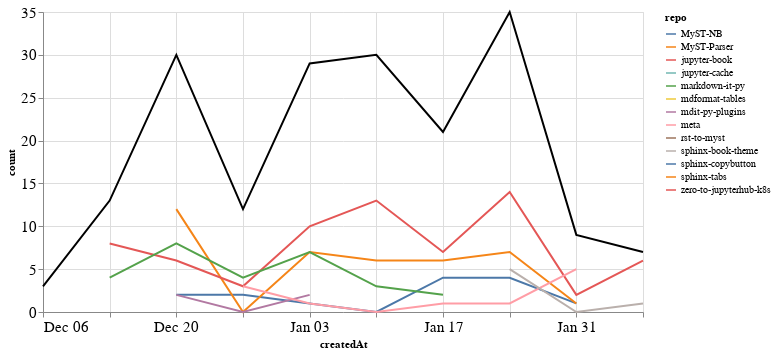

Notebook cell for this chart:
### Markdown cell above
### Comments

### Code cell
comments_time = comments.groupby('repo').resample('W', on='createdAt').count()['author'].reset_index()
comments_time = comments_time.rename(columns={'author': 'count'})
comments_time_total = comments_time.groupby('createdAt').agg({"count": "sum"}).reset_index()
ch1 = alt.Chart(comments_time, width=600).mark_line().encode(
    x='createdAt',
    y='count',
    color='repo',
    tooltip="repo"
)

ch2 = alt.Chart(comments_time_total, width=600).mark_line(color="black").encode(
    x='createdAt',
    y='count',
)

ch1 + ch2

### Figure 1 — Vega-Lite specification as saved in the notebook (floating-point values rounded to 4 significant figures)
{"config": {"axisLeft": {"labelFontSize": 15}, "axisBottom": {"labelFontSize": 15}}, "layer": [{"data": {"name": "data-44993c3be727cbadf5eaa844d5097d71"}, "mark": "line", "encoding": {"color": {"type": "nominal", "field": "repo"}, "tooltip": {"type": "nominal", "field": "repo"}, "x": {"type": "temporal", "field": "createdAt"}, "y": {"type": "quantitative", "field": "count"}}, "width": 600}, {"data": {"name": "data-746b6b7241c51fd24f3684ae9c7de375"}, "mark": {"type": "line", "color": "black"}, "encoding": {"x": {"type": "temporal", "field": "createdAt"}, "y": {"type": "quantitative", "field": "count"}}, "width": 600}], "$schema": "https://vega.github.io/schema/vega-lite/v4.8.1.json", "datasets": {"data-44993c3be727cbadf5eaa844d5097d71": [{"repo": "MyST-NB", "createdAt": "2020-12-20T00:00:00", "count": 2}, {"repo": "MyST-NB", "createdAt": "2020-12-27T00:00:00", "count": 2}, {"repo": "MyST-NB", "createdAt": "2021-01-03T00:00:00", "count": 1}, {"repo": "MyST-NB", "createdAt": "2021-01-10T00:00:00", "count": 0}, {"repo": "MyST-NB", "createdAt": "2021-01-17T00:00:00", "count": 4}, {"repo": "MyST-NB", "createdAt": "2021-01-24T00:00:00", "count": 4}, {"repo": "MyST-NB", "createdAt": "2021-01-31T00:00:00", "count": 1}, {"repo": "MyST-Parser", "createdAt": "2020-12-20T00:00:00", "count": 12}, {"repo": "MyST-Parser", "createdAt": "2020-12-27T00:00:00", "count": 0}, {"repo": "MyST-Parser", "createdAt": "2021-01-03T00:00:00", "count": 7}, {"repo": "MyST-Parser", "createdAt": "2021-01-10T00:00:00", "count": 6}, {"repo": "MyST-Parser", "createdAt": "2021-01-17T00:00:00", "count": 6}, {"repo": "MyST-Parser", "createdAt": "2021-01-24T00:00:00", "count": 7}, {"repo": "MyST-Parser", "createdAt": "2021-01-31T00:00:00", "count": 1}, {"repo": "jupyter-book", "createdAt": "2020-12-13T00:00:00", "count": 8}, {"repo": "jupyter-book", "createdAt": "2020-12-20T00:00:00", "count": 6}, {"repo": "jupyter-book", "createdAt": "2020-12-27T00:00:00", "count": 3}, {"repo": "jupyter-book", "createdAt": "2021-01-03T00:00:00", "count": 10}, {"repo": "jupyter-book", "createdAt": "2021-01-10T00:00:00", "count": 13}, {"repo": "jupyter-book", "createdAt": "2021-01-17T00:00:00", "count": 7}, {"repo": "jupyter-book", "createdAt": "2021-01-24T00:00:00", "count": 14}, {"repo": "jupyter-book", "createdAt": "2021-01-31T00:00:00", "count": 2}, {"repo": "jupyter-book", "createdAt": "2021-02-07T00:00:00", "count": 6}, {"repo": "jupyter-cache", "createdAt": "2021-01-17T00:00:00", "count": 1}, {"repo": "markdown-it-py", "createdAt": "2020-12-13T00:00:00", "count": 4}, {"repo": "markdown-it-py", "createdAt": "2020-12-20T00:00:00", "count": 8}, {"repo": "markdown-it-py", "createdAt": "2020-12-27T00:00:00", "count": 4}, {"repo": "markdown-it-py", "createdAt": "2021-01-03T00:00:00", "count": 7}, {"repo": "markdown-it-py", "createdAt": "2021-01-10T00:00:00", "count": 3}, {"repo": "markdown-it-py", "createdAt": "2021-01-17T00:00:00", "count": 2}, {"repo": "mdformat-tables", "createdAt": "2020-12-13T00:00:00", "count": 1}, {"repo": "mdit-py-plugins", "createdAt": "2020-12-20T00:00:00", "count": 2}, {"repo": "mdit-py-plugins", "createdAt": "2020-12-27T00:00:00", "count": 0}, {"repo": "mdit-py-plugins", "createdAt": "2021-01-03T00:00:00", "count": 2}, {"repo": "meta", "createdAt": "2020-12-27T00:00:00", "count": 3}, {"repo": "meta", "createdAt": "2021-01-03T00:00:00", "count": 1}, {"repo": "meta", "createdAt": "2021-01-10T00:00:00", "count": 0}, {"repo": "meta", "createdAt": "2021-01-17T00:00:00", "count": 1}, {"repo": "meta", "createdAt": "2021-01-24T00:00:00", "count": 1}, {"repo": "meta", "createdAt": "2021-01-31T00:00:00", "count": 5}, {"repo": "rst-to-myst", "createdAt": "2021-01-10T00:00:00", "count": 8}, {"repo": "sphinx-book-theme", "createdAt": "2021-01-24T00:00:00", "count": 5}, {"repo": "sphinx-book-theme", "createdAt": "2021-01-31T00:00:00", "count": 0}, {"repo": "sphinx-book-theme", "createdAt": "2021-02-07T00:00:00", "count": 1}, {"repo": "sphinx-copybutton", "createdAt": "2020-12-06T00:00:00", "count": 3}, {"repo": "sphinx-tabs", "createdAt": "2021-01-24T00:00:00", "count": 4}, {"repo": "zero-to-jupyterhub-k8s", "createdAt": "2021-01-03T00:00:00", "count": 1}], "data-746b6b7241c51fd24f3684ae9c7de375": [{"createdAt": "2020-12-06T00:00:00", "count": 3}, {"createdAt": "2020-12-13T00:00:00", "count": 13}, {"createdAt": "2020-12-20T00:00:00", "count": 30}, {"createdAt": "2020-12-27T00:00:00", "count": 12}, {"createdAt": "2021-01-03T00:00:00", "count": 29}, {"createdAt": "2021-01-10T00:00:00", "count": 30}, {"createdAt": "2021-01-17T00:00:00", "count": 21}, {"createdAt": "2021-01-24T00:00:00", "count": 35}, {"createdAt": "2021-01-31T00:00:00", "count": 9}, {"createdAt": "2021-02-07T00:00:00", "count": 7}]}}
